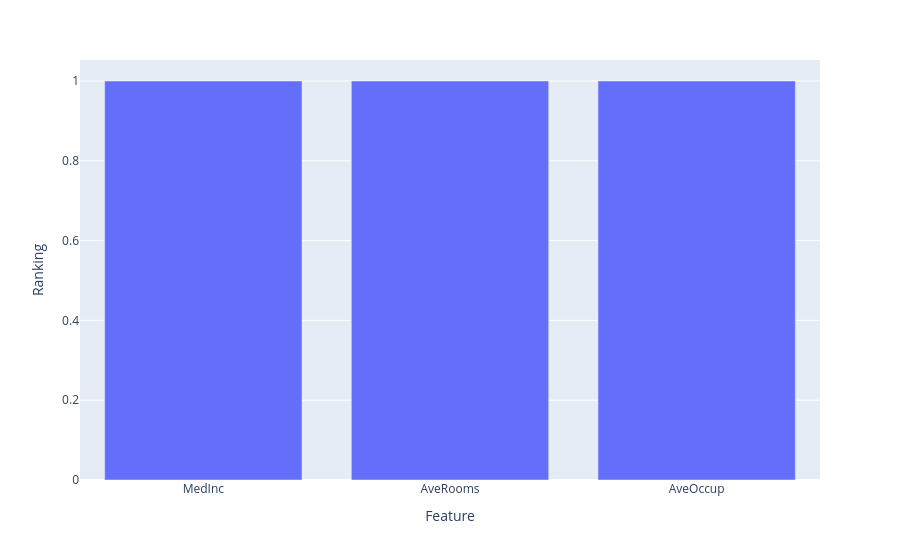

Source (notebook cell):
### Markdown cell above
Feature selection methods

### Code cell
from sklearn.feature_selection import RFE
rfe = RFE(estimator=LinearRegression(), n_features_to_select=3)
rfe.fit(X_scaled, y)
print("Selected Features:", rfe.support_)

# Bar Plot of Feature Rankings
feature_ranking = pd.DataFrame({
   'Feature': selected_features,
   'Ranking': rfe.ranking_
})
px.bar(feature_ranking.sort_values(by='Ranking'), x='Feature', y='Ranking')

### Figure 1 — Plotly figure (JSON) as saved in the notebook; plotly's stock layout.template omitted (floating-point values rounded to 4 significant figures)
{"data": [{"alignmentgroup": "True", "hovertemplate": "Feature=%{x}<br>Ranking=%{y}<extra></extra>", "legendgroup": "", "marker": {"color": "#636efa", "pattern": {"shape": ""}}, "name": "", "offsetgroup": "", "orientation": "v", "showlegend": false, "textposition": "auto", "type": "bar", "x": ["MedInc", "AveRooms", "AveOccup"], "xaxis": "x", "y": [1, 1, 1], "yaxis": "y"}], "layout": {"barmode": "relative", "legend": {"tracegroupgap": 0}, "margin": {"t": 60}, "xaxis": {"anchor": "y", "domain": [0, 1], "title": {"text": "Feature"}}, "yaxis": {"anchor": "x", "domain": [0, 1], "title": {"text": "Ranking"}}}}
